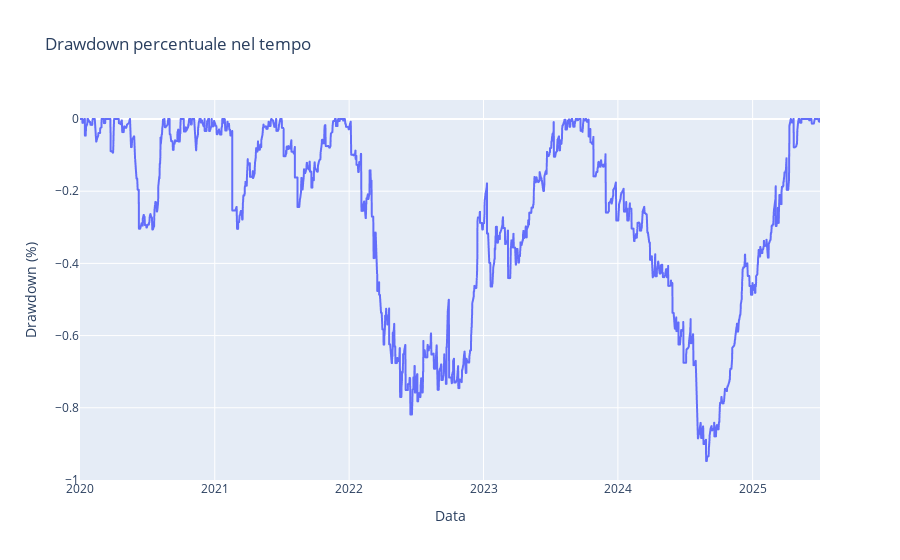

Write notebook code for a chart like this one.
### Code cell
# Calcolo e plot del drawdown percentuale
def compute_drawdown(balance):
    peak = balance.cummax()
    drawdown = (balance - peak) / peak * 100
    return drawdown

drawdown_pct = compute_drawdown(df['<BALANCE>'])
df['Drawdown %'] = drawdown_pct

fig2 = px.line(df, x='<DATE>', y='Drawdown %', title='Drawdown percentuale nel tempo', labels={'<DATE>': 'Data', 'Drawdown %': 'Drawdown (%)'})
fig2.show()

### Figure 1 — Plotly figure (JSON) as saved in the notebook; plotly's stock layout.template omitted (floating-point values rounded to 4 significant figures; data arrays with more than 128 entries replaced by an {"elided": "..."} marker saying what was removed)
{"data": [{"hovertemplate": "Data=%{x}<br>Drawdown (%)=%{y}<extra></extra>", "legendgroup": "", "line": {"color": "#636efa", "dash": "solid"}, "marker": {"symbol": "circle"}, "mode": "lines", "name": "", "showlegend": false, "type": "scattergl", "x": {"elided": "2967 str values"}, "xaxis": "x", "y": {"elided": "2967 float values"}, "yaxis": "y"}], "layout": {"legend": {"tracegroupgap": 0}, "title": {"text": "Drawdown percentuale nel tempo"}, "xaxis": {"anchor": "y", "domain": [0, 1], "title": {"text": "Data"}}, "yaxis": {"anchor": "x", "domain": [0, 1], "title": {"text": "Drawdown (%)"}}}}
